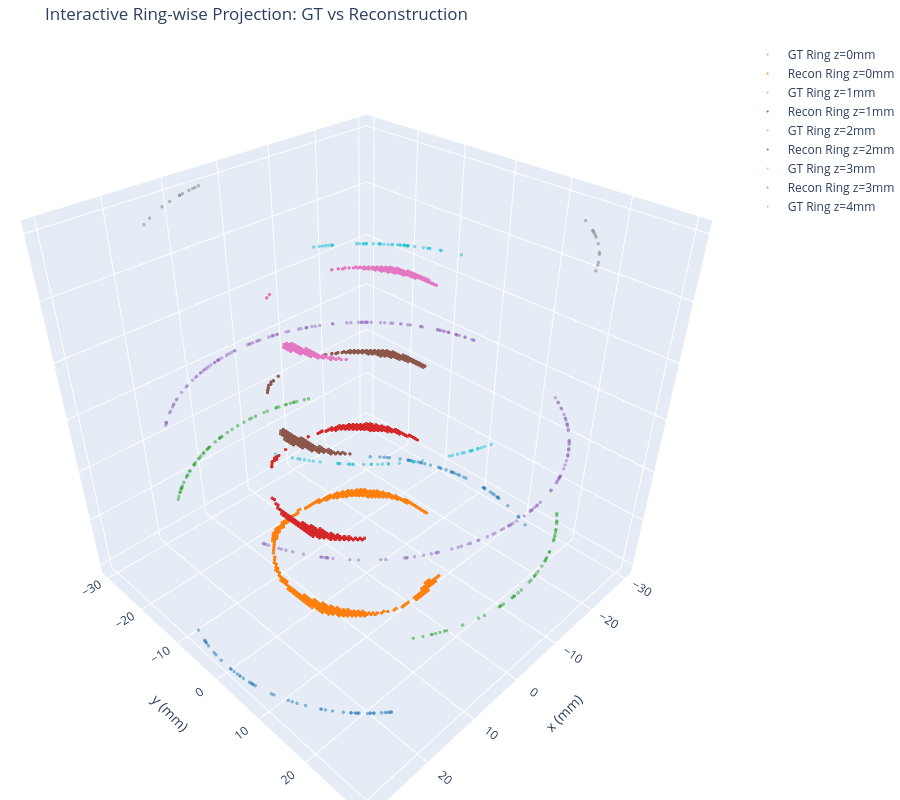

Here is the notebook cell this chart was saved with:
### Code cell
import numpy as np
import plotly.graph_objects as go
from scipy.spatial import ConvexHull

def extract_ring(points, epsilon=1.0):
    """Extract middle ring of points based on distance to center."""
    if len(points) < 3:
        return points
    center = np.mean(points, axis=0)
    dists = np.linalg.norm(points - center, axis=1)
    r_mean = np.mean(dists)
    mask = (dists >= r_mean - epsilon) & (dists <= r_mean + epsilon)
    return points[mask]

# 层参数
z_layers_target = [0, 1, 2, 3, 4]
layer_thickness = 1.0
z_gap = 15
recon_offset = 3
epsilon = 1.0  # 控制“中间一圈”的厚度
color_pairs = [
    ("#1f77b4", "#ff7f0e"),
    ("#2ca02c", "#d62728"),
    ("#9467bd", "#8c564b"),
    ("#17becf", "#e377c2"),
    ("#7f7f7f", "#bcbd22")
]

fig = go.Figure()

for i, z_center in enumerate(z_layers_target):
    z_min = z_center - layer_thickness / 2
    z_max = z_center + layer_thickness / 2
    layer_z_base = i * z_gap
    gt_color, recon_color = color_pairs[i]

    # ---- GT ----
    gt_layer = gt_pts[(gt_pts[:, 2] >= z_min) & (gt_pts[:, 2] < z_max)]
    if len(gt_layer) > 0:
        gt_xy = gt_layer[:, :2]
        ring_pts = extract_ring(gt_xy, epsilon)
        fig.add_trace(go.Scatter3d(
            x=ring_pts[:, 0], y=ring_pts[:, 1], z=[layer_z_base] * len(ring_pts),
            mode='markers', marker=dict(size=2, color=gt_color, opacity=0.5),
            name=f"GT Ring z={z_center}mm"
        ))

    # ---- Reconstruction ----
    recon_layer = recon_pts[(recon_pts[:, 2] >= z_min) & (recon_pts[:, 2] < z_max)]
    if len(recon_layer) > 0:
        recon_xy = recon_layer[:, :2]
        ring_pts = extract_ring(recon_xy, epsilon)
        fig.add_trace(go.Scatter3d(
            x=ring_pts[:, 0], y=ring_pts[:, 1], z=[layer_z_base + recon_offset] * len(ring_pts),
            mode='markers', marker=dict(size=2, color=recon_color, opacity=0.9),
            name=f"Recon Ring z={z_center}mm"
        ))

# 布局设置
fig.update_layout(
    scene=dict(
        xaxis_title='x (mm)',
        yaxis_title='y (mm)',
        zaxis=dict(title='', showticklabels=False),
    ),
    title="Interactive Ring-wise Projection: GT vs Reconstruction",
    height=800,
    margin=dict(l=0, r=0, b=0, t=40)
)

fig.show()

### Figure 1 — Plotly figure (JSON) as saved in the notebook; plotly's stock layout.template omitted (floating-point values rounded to 4 significant figures; data arrays with more than 128 entries replaced by an {"elided": "..."} marker saying what was removed)
{"data": [{"marker": {"color": "#1f77b4", "opacity": 0.5, "size": 2}, "mode": "markers", "name": "GT Ring z=0mm", "x": [-26.47, 18.76, -28.62, 22.23, -28.08, -29.58, -28.71, -27.65, 27.09, 29.82, 29.97, -27.38, 29.82, 29.49, 19.02, 29.56, -29.87, -29.37, -29.65, 29.42, 27.4, -28.78, 24.96, 24.37, 26.48, 18.56, 27.65, -26.16, -29.77, 29.46, 28.48, -29.61, -29.37, -29.98, -26.32, 29.63, 25.28, 19.66, 29.49, -28.06, -29.97, -27.09, 29.74, -27.29, 25.35, -29.98, -29.82, -21.72, -22.98, 22.35, 29.34, 29.88, -29.47, 23.44, 29.85, -29.59, 19.25, -29.76, 29.98, 20.48, 21.11, 22.07, 29.9, -29.66, 29.52, -29.31, 21.96, 29.43, 28.82, -23.87, -29.84, 29.4, -27.98, -26.15, -25.34, 20.43, 22.73, -29.06, 20.86, -27.09, 20.78, 29.94, -24.14, -29.06, -29.98, 22.7, 18.59, -29.65, 29.98, 28.61, -23.5], "y": [-14.11, 23.41, -9.009, 20.15, -10.55, 5.002, -8.687, -11.65, 12.9, 3.273, 1.35, -12.27, 3.263, -5.499, 23.2, 5.143, 2.744, -6.125, 4.579, 5.866, 12.23, -8.458, 16.64, 17.49, 14.1, 23.57, 11.64, -14.69, -3.676, 5.642, 9.421, 4.83, -6.092, 1.103, -14.4, -4.701, 16.16, 22.66, 5.495, 10.62, 1.427, 12.89, 3.955, -12.45, 16.05, 1.007, 3.321, -20.69, -19.28, 20.01, 6.245, 2.687, -5.621, 18.73, -3.007, -4.932, 23.01, 3.757, 1.181, 21.92, 21.31, 20.32, -2.491, 4.529, -5.369, -6.39, 20.44, -5.828, -8.346, -18.18, -3.114, -5.978, 10.83, -14.69, -16.06, 21.97, 19.58, 7.454, 21.56, -12.88, 21.64, 1.966, -17.82, -7.435, 1.221, 19.61, 23.55, -4.599, -1.087, 9.021, -18.64], "z": [0, 0, 0, 0, 0, 0, 0, 0, 0, 0, 0, 0, 0, 0, 0, 0, 0, 0, 0, 0, 0, 0, 0, 0, 0, 0, 0, 0, 0, 0, 0, 0, 0, 0, 0, 0, 0, 0, 0, 0, 0, 0, 0, 0, 0, 0, 0, 0, 0, 0, 0, 0, 0, 0, 0, 0, 0, 0, 0, 0, 0, 0, 0, 0, 0, 0, 0, 0, 0, 0, 0, 0, 0, 0, 0, 0, 0, 0, 0, 0, 0, 0, 0, 0, 0, 0, 0, 0, 0, 0, 0], "type": "scatter3d"}, {"marker": {"color": "#ff7f0e", "opacity": 0.9, "size": 2}, "mode": "markers", "name": "Recon Ring z=0mm", "x": {"elided": "2096 float values"}, "y": {"elided": "2096 float values"}, "z": {"elided": "2096 int values"}, "type": "scatter3d"}, {"marker": {"color": "#2ca02c", "opacity": 0.5, "size": 2}, "mode": "markers", "name": "GT Ring z=1mm", "x": [8.122, -0.3782, 0.5944, 6.863, -3.569, 14.07, -3.561, 19.23, -14.87, -8.302, -8.131, 17.39, 10.46, 19.51, 13.0, 16.03, 6.59, 9.702, 2.348, -11.49, 12.84, 16.07, 18.49, -1.025, 20.39, 21.65, 0.6195, 11.53, -14.4, -0.2663, 10.31, 3.541, 2.926, -8.705, -0.8545, 19.57, 21.17, -18.15, -6.993, -4.62, -16.55, -10.15, 3.728, 12.43, -5.02, 20.45, 11.42, 0.9585, 14.58, 6.426, 14.05, -1.713, 15.17, 3.741, -17.78, -13.41, 12.14, 14.43, 16.33, -4.564, -9.563, -13.77, 4.931, 13.6, 0.8999, -12.23, 9.861, 13.04, -5.677, -4.261, -6.623, 10.08, -16.69, 14.59, -12.96, -3.075, 19.78, 7.378, -6.048, -9.49, 12.32, 6.944, -7.89, 17.18, -14.99, 1.057, 14.1, 6.327, -6.162, 9.805, -8.15, -10.29, -16.18, -8.896, -12.64, 16.89, 3.377, 19.8, -8.866, -10.07], "y": [-28.88, -30.0, 29.99, -29.2, -29.79, 26.5, 29.79, -23.02, 26.05, 28.83, -28.88, -24.44, -28.12, -22.79, -27.04, -25.36, -29.27, -28.39, -29.91, -27.71, -27.11, -25.34, -23.62, 29.98, -22.0, -20.77, 29.99, -27.7, 26.32, 30.0, -28.17, 29.79, 29.86, 28.71, -29.99, -22.74, -21.25, 23.89, 29.17, 29.64, 25.02, 28.23, 29.77, 27.3, 29.58, -21.95, -27.74, 29.98, -26.22, 29.3, -26.51, -29.95, 25.88, -29.77, 24.16, 26.83, 27.44, -26.3, 25.16, 29.65, -28.44, 26.65, -29.59, 26.74, -29.99, -27.39, 28.33, 27.02, 29.46, -29.7, -29.26, -28.25, 24.93, -26.21, 27.06, 29.84, -22.56, 29.08, -29.38, -28.46, -27.35, -29.19, -28.94, -24.59, 25.99, 29.98, 26.48, -29.33, -29.36, -28.35, 28.87, 28.18, 25.26, 28.65, 27.21, -24.79, 29.81, -22.54, -28.66, -28.26], "z": [15, 15, 15, 15, 15, 15, 15, 15, 15, 15, 15, 15, 15, 15, 15, 15, 15, 15, 15, 15, 15, 15, 15, 15, 15, 15, 15, 15, 15, 15, 15, 15, 15, 15, 15, 15, 15, 15, 15, 15, 15, 15, 15, 15, 15, 15, 15, 15, 15, 15, 15, 15, 15, 15, 15, 15, 15, 15, 15, 15, 15, 15, 15, 15, 15, 15, 15, 15, 15, 15, 15, 15, 15, 15, 15, 15, 15, 15, 15, 15, 15, 15, 15, 15, 15, 15, 15, 15, 15, 15, 15, 15, 15, 15, 15, 15, 15, 15, 15, 15], "type": "scatter3d"}, {"marker": {"color": "#d62728", "opacity": 0.9, "size": 2}, "mode": "markers", "name": "Recon Ring z=1mm", "x": {"elided": "1296 float values"}, "y": {"elided": "1296 float values"}, "z": {"elided": "1296 int values"}, "type": "scatter3d"}, {"marker": {"color": "#9467bd", "opacity": 0.5, "size": 2}, "mode": "markers", "name": "GT Ring z=2mm", "x": {"elided": "195 float values"}, "y": {"elided": "195 float values"}, "z": {"elided": "195 int values"}, "type": "scatter3d"}, {"marker": {"color": "#8c564b", "opacity": 0.9, "size": 2}, "mode": "markers", "name": "Recon Ring z=2mm", "x": {"elided": "1099 float values"}, "y": {"elided": "1099 float values"}, "z": {"elided": "1099 int values"}, "type": "scatter3d"}, {"marker": {"color": "#17becf", "opacity": 0.5, "size": 2}, "mode": "markers", "name": "GT Ring z=3mm", "x": [22.24, -28.07, 11.87, -25.21, 19.36, -20.82, -22.63, 20.29, 17.11, -16.24, -27.31, -25.55, 25.09, -21.19, 23.44, -25.53, 26.38, -21.98, -26.83, -29.14, -24.8, -20.88, 10.61, 20.8, -24.84, 18.38, 25.35, 9.014, 8.138, 25.65, -24.03, 23.25, 11.6, -27.27, 16.97, -15.34, 13.31, 26.05, -20.34, 23.34, 10.87, 12.98, -16.79, 9.467, 21.45, -25.43, -25.16, -20.0, 10.87, -24.56, -14.08, -14.89, 12.39, 25.92, -25.47, 22.53, 20.84, -16.67, 9.93, 27.32, -22.76, -15.81, 10.69, -26.12, -28.01, -25.22, 19.39, 16.17, -23.64, 24.64, -22.67, 9.899, -16.81, -23.18, 22.34, 17.03, -21.2, -27.13, 22.64, 19.89, -22.8, -24.04, 23.34], "y": [20.13, -10.58, 27.55, -16.26, 22.92, -21.6, -19.69, 22.1, 24.64, -25.23, -12.41, -15.73, 16.45, -21.23, 18.72, -15.76, 14.28, -20.41, -13.43, -7.14, -16.88, -21.54, 28.06, 21.62, -16.83, 23.71, 16.04, 28.61, 28.88, 15.56, -17.96, 18.96, 27.67, -12.51, 24.74, -25.78, 26.89, 14.88, -22.06, 18.85, 27.96, 27.04, -24.86, 28.47, 20.98, -15.91, -16.34, -22.36, 27.96, -17.23, -26.49, -26.04, 27.32, 15.11, -15.85, 19.81, 21.58, -24.94, 28.31, 12.38, -19.55, -25.5, 28.03, -14.76, -10.76, -16.25, 22.89, 25.27, -18.47, 17.12, -19.64, 28.32, -24.85, -19.05, 20.02, 24.69, -21.23, -12.81, 19.69, 22.46, -19.49, -17.95, 18.85], "z": [45, 45, 45, 45, 45, 45, 45, 45, 45, 45, 45, 45, 45, 45, 45, 45, 45, 45, 45, 45, 45, 45, 45, 45, 45, 45, 45, 45, 45, 45, 45, 45, 45, 45, 45, 45, 45, 45, 45, 45, 45, 45, 45, 45, 45, 45, 45, 45, 45, 45, 45, 45, 45, 45, 45, 45, 45, 45, 45, 45, 45, 45, 45, 45, 45, 45, 45, 45, 45, 45, 45, 45, 45, 45, 45, 45, 45, 45, 45, 45, 45, 45, 45], "type": "scatter3d"}, {"marker": {"color": "#e377c2", "opacity": 0.9, "size": 2}, "mode": "markers", "name": "Recon Ring z=3mm", "x": {"elided": "524 float values"}, "y": {"elided": "524 float values"}, "z": {"elided": "524 int values"}, "type": "scatter3d"}, {"marker": {"color": "#7f7f7f", "opacity": 0.5, "size": 2}, "mode": "markers", "name": "GT Ring z=4mm", "x": [13.74, -18.92, 17.22, -22.0, 9.474, 19.02, 7.396, 5.339, -13.49, 11.82, 8.822, -16.33, -16.82, -14.25, 9.448, -12.02, -21.81, -20.95, -21.43, -20.46, 6.566, 6.061, -24.08], "y": [-26.67, 23.28, -24.57, 20.39, -28.46, -23.2, -29.07, -29.52, 26.8, -27.57, -28.67, 25.16, 24.84, 26.4, -28.47, 27.49, 20.6, 21.47, 21.0, 21.94, -29.27, -29.38, 17.9], "z": [60, 60, 60, 60, 60, 60, 60, 60, 60, 60, 60, 60, 60, 60, 60, 60, 60, 60, 60, 60, 60, 60, 60], "type": "scatter3d"}], "layout": {"scene": {"zaxis": {"title": {"text": ""}, "showticklabels": false}, "xaxis": {"title": {"text": "x (mm)"}}, "yaxis": {"title": {"text": "y (mm)"}}}, "margin": {"l": 0, "r": 0, "b": 0, "t": 40}, "title": {"text": "Interactive Ring-wise Projection: GT vs Reconstruction"}, "height": 800}}
